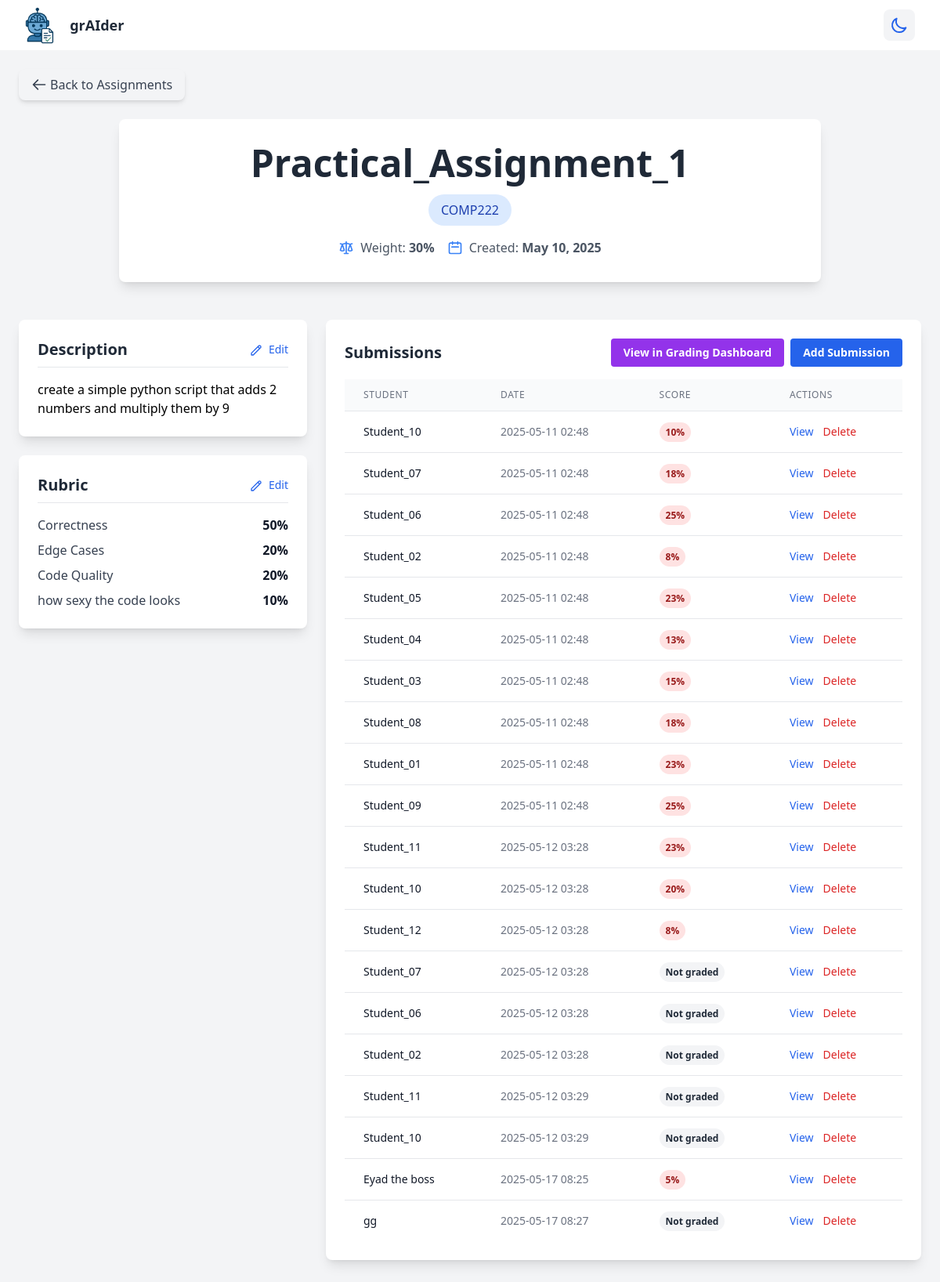
/assignment/1, run on the app's committed database.
### app.py (models this page shows, shortened)
class Assignment(db.Model):
    id = db.Column(db.Integer, primary_key=True)
    name = db.Column(db.String(100), nullable=False)
    description = db.Column(db.Text, nullable=False)
    course = db.Column(db.String(100))
    weight = db.Column(db.Integer, default=100)
    rubric = db.Column(db.JSON)
    created_at = db.Column(db.DateTime, default=datetime.datetime.utcnow)
    submissions = db.relationship('Submission', backref='assignment', lazy=True)

class Submission(db.Model):
    id = db.Column(db.Integer, primary_key=True)
    student_name = db.Column(db.String(100), nullable=False)
    student_id = db.Column(db.Integer, db.ForeignKey('student.id'), nullable=True)
    assignment_id = db.Column(db.Integer, db.ForeignKey('assignment.id'), nullable=False)
    content = db.Column(db.Text, nullable=False)
    file_path = db.Column(db.String(255), nullable=True)
    grading_breakdown = db.Column(db.JSON, nullable=True)
    submitted_at = db.Column(db.DateTime, default=datetime.datetime.utcnow)

### app.py (the view)
@app.route("/assignment/<int:assignment_id>")
def view_assignment(assignment_id):
    assignment = Assignment.query.get_or_404(assignment_id)
    submissions = Submission.query.filter_by(assignment_id=assignment_id).all()
    return render_template("assignment_detail.html", assignment=assignment, submissions=submissions)

### templates/assignment_detail.html (shortened to what this page needs)
{% extends "base.html" %}
{% block content %}
<div class="p-6 bg-gray-100 dark:bg-gray-900 min-h-screen">
  <div class="mb-6">
    <a href="{{ url_for('home') }}" class="inline-flex items-center bg-gray-100 hover:bg-gray-200 dark:bg-gray-700 dark:hover:bg-gray-600 text-gray-700 dark:text-gray-200 font-medium py-2 px-4 rounded-lg transition shadow-md">
      <svg class="w-5 h-5 mr-1" fill="none" stroke="currentColor" viewBox="0 0 24 24" xmlns="http://www.w3.org/2000/svg">
        <path stroke-linecap="round" stroke-linejoin="round" stroke-width="2" d="M10 19l-7-7m0 0l7-7m-7 7h18"></path>
      </svg>
      Back to Assignments
    </a>
  </div>
  <div class="mb-12 text-center bg-white dark:bg-gray-800 rounded-lg shadow-lg p-8 max-w-4xl mx-auto">
    <div class="flex flex-col items-center mb-4">
      <h1 class="text-4xl md:text-5xl font-bold text-gray-800 dark:text-white mb-4">{{ assignment.name }}</h1>
      {% if assignment.course %}
        <span class="bg-blue-100 dark:bg-blue-900 text-blue-800 dark:text-blue-200 px-4 py-2 rounded-full text-md font-medium">
          {{ assignment.course }}
        </span>
      {% endif %}
    </div>
    <div class="text-md text-gray-600 dark:text-gray-300 flex justify-center items-center space-x-4 mt-4">
      <div class="flex items-center">
        <span>Weight: <strong>{{ assignment.weight }}%</strong></span>
      </div>
      <div class="flex items-center">
        <svg class="w-5 h-5 mr-2 text-blue-500" fill="none" stroke="currentColor" viewBox="0 0 24 24" xmlns="http://www.w3.org/2000/svg">
          <path stroke-linecap="round" stroke-linejoin="round" stroke-width="2" d="M8 7V3m8 4V3m-9 8h10M5 21h14a2 2 0 002-2V7a2 2 0 00-2-2H5a2 2 0 00-2 2v12a2 2 0 002 2z"></path>
        </svg>
        <span>Created: <strong>{{ assignment.created_at.strftime('%B %d, %Y') }}</strong></span>
      </div>
    </div>
  </div>
  <div class="grid grid-cols-1 lg:grid-cols-3 gap-6">
    <div class="lg:col-span-1">
      <div class="bg-white dark:bg-gray-800 rounded-lg shadow-lg p-6 mb-6">
        <div class="flex justify-between items-center mb-4 border-b pb-2">
          <h2 class="text-xl font-bold text-gray-800 dark:text-white">Description</h2>
          <button
            id="editDescriptionBtn"
            class="text-blue-600 hover:text-blue-700 dark:text-blue-400 dark:hover:text-blue-300 text-sm font-medium"
          >
            <svg class="w-4 h-4 inline-block mr-1" fill="none" stroke="currentColor" viewBox="0 0 24 24" xmlns="http://www.w3.org/2000/svg">
              <path stroke-linecap="round" stroke-linejoin="round" stroke-width="2" d="M15.232 5.232l3.536 3.536m-2.036-5.036a2.5 2.5 0 113.536 3.536L6.5 21.036H3v-3.572L16.732 3.732z"></path>
            </svg>
            Edit
          </button>
        </div>
        <div id="descriptionDisplay" class="prose dark:prose-invert max-w-none">
          {{ assignment.description|safe }}
        </div>
      </div>
      <div class="bg-white dark:bg-gray-800 rounded-lg shadow-lg p-6">
        <div class="flex justify-between items-center mb-4 border-b pb-2">
          <h2 class="text-xl font-bold text-gray-800 dark:text-white">Rubric</h2>
          <button
            id="editRubricBtn"
            class="text-blue-600 hover:text-blue-700 dark:text-blue-400 dark:hover:text-blue-300 text-sm font-medium"
            type="button"
          >
            <svg class="w-4 h-4 inline-block mr-1" fill="none" stroke="currentColor" viewBox="0 0 24 24" xmlns="http://www.w3.org/2000/svg">
              <path stroke-linecap="round" stroke-linejoin="round" stroke-width="2" d="M15.232 5.232l3.536 3.536m-2.036-5.036a2.5 2.5 0 113.536 3.536L6.5 21.036H3v-3.572L16.732 3.732z"></path>
            </svg>
            Edit
          </button>
        </div>
        <div id="rubricDisplay" class="{% if not assignment.rubric %}hidden{% endif %}">
          <ul class="space-y-2">
            {% for criterion, points in assignment.rubric.items() %}
              <li class="flex justify-between">
                <span class="text-gray-700 dark:text-gray-300">{{ criterion }}</span>
                <span class="font-semibold text-gray-900 dark:text-white">{{ points }}%</span>
              </li>
            {% endfor %}
          </ul>
        </div>
      </div>
    </div>
    <div class="lg:col-span-2">
      <div class="bg-white dark:bg-gray-800 rounded-lg shadow-lg p-6">
        <div class="flex justify-between items-center mb-4">
          <h2 class="text-xl font-bold text-gray-800 dark:text-white">Submissions</h2>
          <div class="flex space-x-2">
            <a href="{{ url_for('grading_dashboard') }}?assignment_id={{ assignment.id }}"
               class="bg-purple-600 hover:bg-purple-700 text-white text-sm font-semibold py-2 px-4 rounded transition">
              View in Grading Dashboard
            </a>
            <button
              class="bg-blue-600 hover:bg-blue-700 text-white text-sm font-semibold py-2 px-4 rounded transition"
              id="addSubmissionBtn">
              Add Submission
            </button>
          </div>
        </div>
        {% if submissions %}
          <div class="overflow-x-auto">
            <table class="min-w-full divide-y divide-gray-200 dark:divide-gray-700">
              <thead class="bg-gray-50 dark:bg-gray-700">
                <tr>
                  <th class="px-6 py-3 text-left text-xs font-medium text-gray-500 dark:text-gray-300 uppercase tracking-wider">Student</th>
                  <th class="px-6 py-3 text-left text-xs font-medium text-gray-500 dark:text-gray-300 uppercase tracking-wider">Date</th>
                  <th class="px-6 py-3 text-left text-xs font-medium text-gray-500 dark:text-gray-300 uppercase tracking-wider">Score</th>
                  <th class="px-6 py-3 text-left text-xs font-medium text-gray-500 dark:text-gray-300 uppercase tracking-wider">Actions</th>
                </tr>
              </thead>
              <tbody class="bg-white dark:bg-gray-800 divide-y divide-gray-200 dark:divide-gray-700">
                {% for submission in submissions %}
                  <tr class="hover:bg-gray-50 dark:hover:bg-gray-700">
                    <td class="px-6 py-4 whitespace-nowrap text-sm font-medium text-gray-900 dark:text-white">
                      {{ submission.student_name }}
                    </td>
                    <td class="px-6 py-4 whitespace-nowrap text-sm text-gray-500 dark:text-gray-300">
                      {{ submission.submitted_at.strftime('%Y-%m-%d %H:%M') }}
                    </td>
                    <td class="px-6 py-4 whitespace-nowrap text-sm text-gray-500 dark:text-gray-300">
                      {% if submission.grading_breakdown %}
                        {% set total_score = submission.grading_breakdown.get('scores', {}).get('total', submission.grading_breakdown.get('total', 0)) %}
                        <span class="px-2 py-1 text-xs font-semibold rounded-full
                          {% if total_score >= 70 %}
                            bg-green-100 dark:bg-green-800 text-green-800 dark:text-green-100
                          {% elif total_score >= 50 %}
                            bg-yellow-100 dark:bg-yellow-800 text-yellow-800 dark:text-yellow-100
                          {% else %}
                            bg-red-100 dark:bg-red-800 text-red-800 dark:text-red-100
                          {% endif %}
                        ">
                          {{ total_score }}%
                        </span>
                      {% else %}
                        <span class="px-2 py-1 text-xs font-semibold rounded-full bg-gray-100 dark:bg-gray-600 text-gray-800 dark:text-gray-100">
                          Not graded
                        </span>
                      {% endif %}
                    </td>
                    <td class="px-6 py-4 whitespace-nowrap text-sm text-gray-500 dark:text-gray-300">
                      <div class="flex space-x-3">
                        <button
                          class="text-blue-600 hover:text-blue-900 dark:text-blue-400 dark:hover:text-blue-300"
                          onclick="viewSubmission('{{ submission.id }}')">
                          View
                        </button>
                        <button
                          class="text-red-600 hover:text-red-900 dark:text-red-400 dark:hover:text-red-300"
                          onclick="deleteSubmission('{{ submission.id }}')">
                          Delete
                        </button>
                      </div>
                    </td>
                  </tr>
                {% endfor %}
              </tbody>
            </table>
          </div>
        {% endif %}
      </div>
    </div>
  </div>
</div>
{% endblock %}

### templates/base.html (shortened to what this page needs)
<!DOCTYPE html>
<html lang="en" class="transition-colors duration-300">
<head>
    <script src="https://cdn.tailwindcss.com"></script>
    </head>
<body class="bg-gray-200 dark:bg-gray-900 text-black dark:text-white">
    <nav class="bg-white dark:bg-gray-800 shadow-md">
      <div class="max-w-7xl mx-auto px-4 sm:px-6 lg:px-8">
        <div class="flex justify-between h-16">
          <div class="flex items-center">
            <a href="/" class="flex-shrink-0 flex items-center">
              <img src="{{ url_for('static', filename='images/logo.png') }}" alt="grAIder logo" class="h-12 w-auto mr-2">
              <span class="text-lg font-semibold text-gray-800 dark:text-white hover:bg-gray-100  rounded-md px-3 py-2">grAIder</span>
            </a>
          </div>
          <div class="flex items-center">
            <button id="darkModeToggle" class="p-2 rounded-lg bg-gray-100 dark:bg-gray-700 hover:bg-gray-200 dark:hover:bg-gray-600 transition-colors duration-200">
              <svg class="w-6 h-6 dark:hidden text-blue-600" fill="none" stroke="currentColor" viewBox="0 0 24 24" xmlns="http://www.w3.org/2000/svg">
                <path stroke-linecap="round" stroke-linejoin="round" stroke-width="2" d="M20.354 15.354A9 9 0 018.646 3.646 9.003 9.003 0 0012 21a9.003 9.003 0 008.354-5.646z"></path>
              </svg>
            </button>
          </div>
        </div>
      </div>
    </nav>
    <main>
      {% block content %}{% endblock %}
    </main>
</body>
</html>

### data on the page
Assignment: name "Practical_Assignment_1", course "COMP222", weight "30", created_at "May 10, 2025", description "create a simple python script that adds 2 numbers and multiply them by 9"
Submission: student_name "Student_10", submitted_at "2025-05-11 02:48", total_score "10"
Submission: student_name "Student_07", submitted_at "2025-05-11 02:48", total_score "18"
Submission: student_name "Student_06", submitted_at "2025-05-11 02:48", total_score "25"
Submission: student_name "Student_02", submitted_at "2025-05-11 02:48", total_score "8"
Submission: student_name "Student_05", submitted_at "2025-05-11 02:48", total_score "23"
Submission: student_name "Student_04", submitted_at "2025-05-11 02:48", total_score "13"
Submission: student_name "Student_03", submitted_at "2025-05-11 02:48", total_score "15"
Submission: student_name "Student_08", submitted_at "2025-05-11 02:48", total_score "18"
Submission: student_name "Student_01", submitted_at "2025-05-11 02:48", total_score "23"
Submission: student_name "Student_09", submitted_at "2025-05-11 02:48", total_score "25"
Submission: student_name "Student_11", submitted_at "2025-05-12 03:28", total_score "23"
Submission: student_name "Student_10", submitted_at "2025-05-12 03:28", total_score "20"
Submission: student_name "Student_12", submitted_at "2025-05-12 03:28", total_score "8"
Submission: student_name "Student_07", submitted_at "2025-05-12 03:28", shows "Not graded"
Submission: student_name "Student_06", submitted_at "2025-05-12 03:28", shows "Not graded"
Submission: student_name "Student_02", submitted_at "2025-05-12 03:28", shows "Not graded"
Submission: student_name "Student_11", submitted_at "2025-05-12 03:29", shows "Not graded"
Submission: student_name "Student_10", submitted_at "2025-05-12 03:29", shows "Not graded"
Submission: student_name "Eyad the boss", submitted_at "2025-05-17 08:25", total_score "5"
Submission: student_name "gg", submitted_at "2025-05-17 08:27", shows "Not graded"

### other printed values
{{ criterion }} "Correctness" "Edge Cases" "Code Quality" "how sexy the code looks"
{{ points }} "50" "20" "20" "10"
